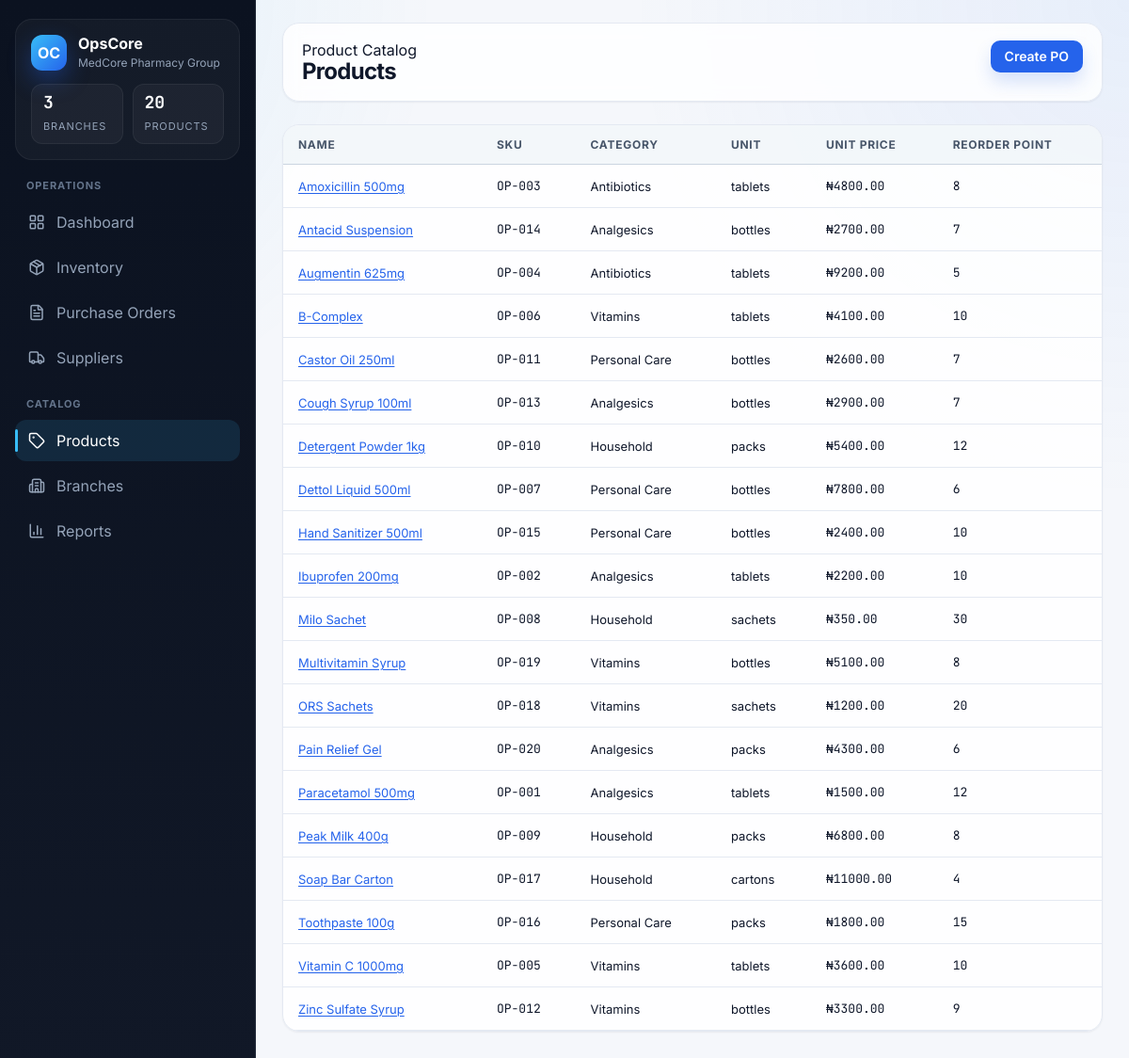
Screenshot of /products/ with the database file from the repository.
### core/models.py (models this page shows, shortened)
class TimeStampedModel(models.Model):
    created_at = models.DateTimeField(auto_now_add=True)
    updated_at = models.DateTimeField(auto_now=True)
    class Meta:
        abstract = True

class Product(TimeStampedModel):
    class Unit(models.TextChoices):
        TABLETS = 'tablets', 'tablets'
        BOTTLES = 'bottles', 'bottles'
        PACKS = 'packs', 'packs'
        CARTONS = 'cartons', 'cartons'
        SACHETS = 'sachets', 'sachets'
    name = models.CharField(max_length=160)
    sku = models.CharField(max_length=40, unique=True)
    category = models.ForeignKey(Category, on_delete=models.PROTECT, related_name='products')
    unit = models.CharField(max_length=20, choices=Unit.choices)
    unit_price = models.DecimalField(max_digits=12, decimal_places=2)
    reorder_point = models.PositiveIntegerField()
    class Meta:
        ordering = ['name']

class Category(models.Model):
    name = models.CharField(max_length=80, unique=True)
    class Meta:
        ordering = ['name']

### core/views.py (the view)
# urls.py: path('products/', views.products_list, name='products_list'),
def products_list(request):
    products = Product.objects.select_related('category')
    return render(request, 'core/products_list.html', {'products': products})

### core/templates/core/products_list.html
{% extends "base.html" %}
{% block content %}
  <div class="page-header">
    <div>
      <div class="muted">Product Catalog</div>
      <h1 class="page-title">Products</h1>
    </div>
    <a class="btn btn-primary" href="{% url 'purchase_order_create' %}">Create PO</a>
  </div>
  <section class="panel">
    <table>
      <thead>
        <tr>
          <th>Name</th>
          <th>SKU</th>
          <th>Category</th>
          <th>Unit</th>
          <th>Unit Price</th>
          <th>Reorder Point</th>
        </tr>
      </thead>
      <tbody>
        {% for product in products %}
          <tr>
            <td><a href="{% url 'product_detail' product.pk %}">{{ product.name }}</a></td>
            <td class="mono">{{ product.sku }}</td>
            <td>{{ product.category.name }}</td>
            <td>{{ product.unit }}</td>
            <td class="mono">&#8358;{{ product.unit_price|floatformat:2 }}</td>
            <td class="mono">{{ product.reorder_point }}</td>
          </tr>
        {% endfor %}
      </tbody>
    </table>
  </section>
{% endblock %}

### core/templates/base.html (style rules this page uses)
:root { --sidebar-bg: #0B1220; --sidebar-bg-2: #111827; --sidebar-text: #94A3B8; --sidebar-text-active: #FFFFFF; --sidebar-accent-bar: #38BDF8; --content-bg: #F5F7FB; --content-glow: rgba(37, 99, 235, 0.09); --card-bg: #FFFFFF; --card-bg-soft: #FBFDFF; --border: #E4E9F2; --border-strong: #CBD5E1; --text-primary: #0F172A; --text-secondary: #475569; --text-muted: #94A3B8; --action-primary: #2563EB; --action-primary-hover: #1D4ED8; --action-primary-text: #FFFFFF; --status-success: #059669; --status-success-bg: #D1FAE5; --status-warning: #D97706; --status-warning-bg: #FEF3C7; --status-danger: #DC2626; --status-danger-bg: #FEE2E2; --status-neutral: #64748B; --status-neutral-bg: #E2E8F0; --space-1: 4px; --space-2: 8px; --space-3: 12px; --space-4: 16px; --space-5: 20px; --space-6: 24px; --space-8: 32px; --space-10: 40px; --space-12: 48px; --radius-sm: 4px; --radius-md: 8px; --radius-lg: 14px; --radius-xl: 18px; --shadow-sm: 0 1px 2px rgba(15, 23, 42, 0.06); --shadow-md: 0 10px 24px rgba(15, 23, 42, 0.08); }
* { box-sizing: border-box; }
html { background: var(--content-bg); }
body { margin: 0; min-height: 100vh; font-family: Inter, sans-serif; color: var(--text-primary); background: radial-gradient(circle at top right, rgba(59, 130, 246, 0.08), transparent 32%), radial-gradient(circle at 0% 0%, rgba(14, 165, 233, 0.08), transparent 28%), var(--content-bg); }
a { color: var(--action-primary); text-decoration-thickness: 1px; text-underline-offset: 2px; }
.page-title { margin: 0; font-size: 28px; line-height: 1.1; font-weight: 700; letter-spacing: -0.03em; }
.page-header { display: flex; justify-content: space-between; align-items: flex-start; gap: 16px; margin-bottom: var(--space-6); padding: 18px 20px; border: 1px solid var(--border); background: rgba(255,255,255,0.82); backdrop-filter: blur(10px); border-radius: var(--radius-xl); box-shadow: var(--shadow-sm); }
.page-header .page-title { font-size: 24px; }
.panel { background: rgba(255,255,255,0.9); border: 1px solid var(--border); border-radius: var(--radius-xl); margin-bottom: 20px; overflow: hidden; box-shadow: var(--shadow-sm); }
table { width: 100%; border-collapse: collapse; }
thead th { background: rgba(241,245,249,0.8); font-size: 12px; font-weight: 700; color: var(--text-secondary); text-transform: uppercase; letter-spacing: 0.06em; text-align: left; padding: 13px 16px; border-bottom: 1px solid var(--border-strong); white-space: nowrap; }
tbody td { padding: 14px 16px; border-bottom: 1px solid var(--border); font-size: 13px; vertical-align: middle; }
.mono { font-family: "JetBrains Mono", monospace; }
.btn { display: inline-flex; align-items: center; justify-content: center; gap: 8px; border-radius: 10px; padding: 9px 14px; border: 1px solid transparent; text-decoration: none; font-size: 14px; font-weight: 600; cursor: pointer; line-height: 1; transition: transform 0.15s ease, background 0.15s ease, border-color 0.15s ease; }
.btn-primary { background: var(--action-primary); color: white; box-shadow: 0 10px 18px rgba(37,99,235,0.18); }

### rows the page displays
Product: name "Amoxicillin 500mg", sku "OP-003", category.name "Antibiotics", unit "tablets", unit_price "4800.00", reorder_point "8"
Product: name "Antacid Suspension", sku "OP-014", category.name "Analgesics", unit "bottles", unit_price "2700.00", reorder_point "7"
Product: name "Augmentin 625mg", sku "OP-004", category.name "Antibiotics", unit "tablets", unit_price "9200.00", reorder_point "5"
Product: name "B-Complex", sku "OP-006", category.name "Vitamins", unit "tablets", unit_price "4100.00", reorder_point "10"
Product: name "Castor Oil 250ml", sku "OP-011", category.name "Personal Care", unit "bottles", unit_price "2600.00", reorder_point "7"
Product: name "Cough Syrup 100ml", sku "OP-013", category.name "Analgesics", unit "bottles", unit_price "2900.00", reorder_point "7"
Product: name "Detergent Powder 1kg", sku "OP-010", category.name "Household", unit "packs", unit_price "5400.00", reorder_point "12"
Product: name "Dettol Liquid 500ml", sku "OP-007", category.name "Personal Care", unit "bottles", unit_price "7800.00", reorder_point "6"
Product: name "Hand Sanitizer 500ml", sku "OP-015", category.name "Personal Care", unit "bottles", unit_price "2400.00", reorder_point "10"
Product: name "Ibuprofen 200mg", sku "OP-002", category.name "Analgesics", unit "tablets", unit_price "2200.00", reorder_point "10"
Product: name "Milo Sachet", sku "OP-008", category.name "Household", unit "sachets", unit_price "350.00", reorder_point "30"
Product: name "Multivitamin Syrup", sku "OP-019", category.name "Vitamins", unit "bottles", unit_price "5100.00", reorder_point "8"
Product: name "ORS Sachets", sku "OP-018", category.name "Vitamins", unit "sachets", unit_price "1200.00", reorder_point "20"
Product: name "Pain Relief Gel", sku "OP-020", category.name "Analgesics", unit "packs", unit_price "4300.00", reorder_point "6"
Product: name "Paracetamol 500mg", sku "OP-001", category.name "Analgesics", unit "tablets", unit_price "1500.00", reorder_point "12"
Product: name "Peak Milk 400g", sku "OP-009", category.name "Household", unit "packs", unit_price "6800.00", reorder_point "8"
Product: name "Soap Bar Carton", sku "OP-017", category.name "Household", unit "cartons", unit_price "11000.00", reorder_point "4"
Product: name "Toothpaste 100g", sku "OP-016", category.name "Personal Care", unit "packs", unit_price "1800.00", reorder_point "15"
Product: name "Vitamin C 1000mg", sku "OP-005", category.name "Vitamins", unit "tablets", unit_price "3600.00", reorder_point "10"
Product: name "Zinc Sulfate Syrup", sku "OP-012", category.name "Vitamins", unit "bottles", unit_price "3300.00", reorder_point "9"
